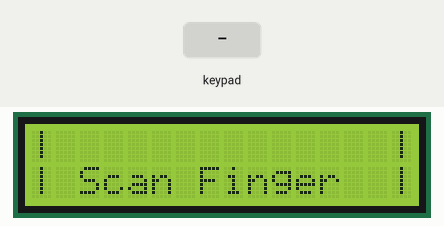
The sketch below on a simulated Arduino Mega 2560, built with avr-gcc and run on an emulated ATmega2560. Parts: 16×2 character LCD. The test bench sets the inputs (shaded band).

Above: at 1.2 s.
1.3 s: keypad keys 2 6 2 4 2 2 # pressed 0.4 s apart
At 4.0 s:
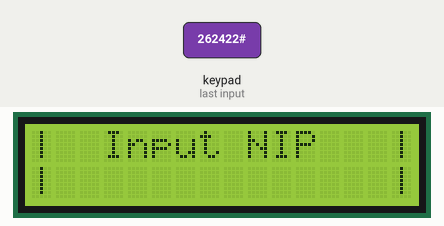
5.6 s: key '*' pressed
At 6.6 s:
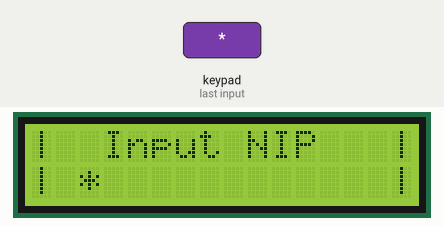
7.1 s: keypad keys 2 6 2 4 2 2 * pressed 0.4 s apart
At 10.5 s:
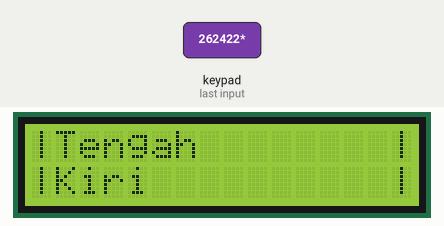
11.4 s: key '6' pressed
At 12.5 s:
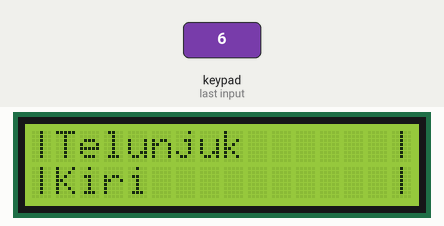
12.9 s: keypad keys 2 6 2 4 2 2 pressed 0.4 s apart
At 13.7 s:
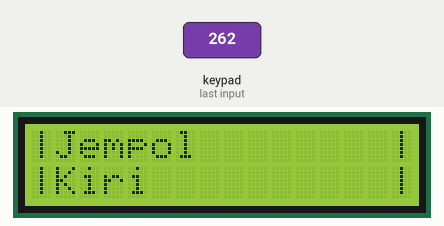
16.8 s: key '4' pressed
At 17.7 s:
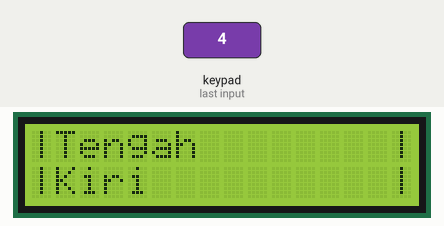
Timing chart, 0 to 19.3 s (numbered marks = the images above; inputs shaded):
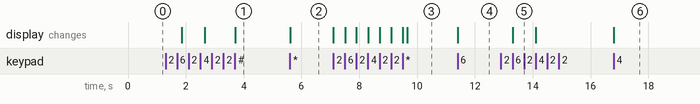

The sketch:

sketch_apr01a.ino
```cpp
/* @file HelloKeypad.pde
|| @version 1.0
|| @author Alexander Brevig
|| @contact alexanderbrevig@gmail.com
||
|| @description
|| | Demonstrates the simplest use of the matrix Keypad library.
|| #
*/
#include <Keypad.h>
#include <LiquidCrystal.h>
#include <Adafruit_Fingerprint.h>
#include <SoftwareSerial.h>

const byte ROWS = 4; //four rows
const byte COLS = 3; //three columns
char keys[ROWS][COLS] = {
  {'1','2','3'},
  {'4','5','6'},
  {'7','8','9'},
  {'*','0','#'}
};
byte rowPins[ROWS] = {34, 32, 30, 28}; //connect to the row pinouts of the keypad
byte colPins[COLS] = {26, 24,22}; //connect to the column pinouts of the keypad

Keypad keypad = Keypad( makeKeymap(keys), rowPins, colPins, ROWS, COLS );
// initialize the library with the numbers of the interface pins
LiquidCrystal lcd(12, 11, 4, 5, 6, 7);

void setup(){
  Serial.begin(9600);
  keypad.addEventListener(keypadEvent); // Add an event listener for this keypad  // set up the LCD's number of columns and rows:
  lcd.begin(16, 2);
  lcd.clear();
}
  int main_menu = 0 ;
  char key;
  int state = 1;
  String nip_input;
void loop(){
  if (key == '4'){
    main_menu--;
  }
  else if (key == '6'){
    main_menu++;
  }
  if(main_menu < 0){
    main_menu = 0;
  }
  else if (main_menu > 1){
    main_menu = 1;
  }
  waitKeypad();
  if (main_menu == 0){
    lcd.clear();
    printMenu(0);
    scanKeypad();
    if (key == '#'){
       printMenu(2);
       waitKeypad();
       inputNIP();
       fingerScanMenu();
    }
  }
  else if (main_menu == 1){
    lcd.clear();
    printMenu(1);
    scanKeypad();
  }
}

void fingerScanMenu(){
  lcd.clear();
  waitKeypad();
  int sub_menu = 0;
  while (key != '*'){
        if (key == '4'){
          sub_menu--;
        }
        else if (key == '6'){
          sub_menu++;
        }
        if(sub_menu < 0){
          sub_menu = 0;
        }
        else if (sub_menu > 5){
          sub_menu = 5;
        }
        printMenu(sub_menu + 4);
        if (key == '#'){

        }
        waitKeypad();
        scanKeypad();
  }

}

void inputNIP(){
  nip_input = "";
  lcd.setCursor(2,1);
  for(int i = 0; i < 8 ; i++){
    scanKeypad();
    lcd.print(key);
    nip_input += key;
    waitKeypad();
  }
}

void scanKeypad(){
   do{
    key = keypad.getKey();
  }
  while( state == 1);
}

void waitKeypad(){
   do{
    key = keypad.getKey();
  }
  while( state == 0);
}


void printMenu(int menu){
  lcd.clear();
  if( menu == 0){
    lcd.setCursor(0, 0);
    lcd.print("|");
    lcd.setCursor(15, 0);
    lcd.print("|");
    lcd.setCursor(0,1);
    lcd.print("| Scan Finger");
    lcd.setCursor(15,1);
    lcd.print("|");
  }
  else if( menu == 1){
    lcd.setCursor(0, 0);
    lcd.print("|");
    lcd.setCursor(15, 0);
    lcd.print("|");
    lcd.setCursor(0,1);
    lcd.print("| Check Finger");
    lcd.setCursor(15,1);
    lcd.print("|");
  }

   else if( menu == 2){
    lcd.setCursor(0, 0);
    lcd.print("|  Input NIP");
    lcd.setCursor(15, 0);
    lcd.print("|");
    lcd.setCursor(0,1);
    lcd.print("|");
    lcd.setCursor(15,1);
    lcd.print("|");
  }

  else if( menu == 3){
    lcd.setCursor(0, 0);
    lcd.print("|  Input NIP");
    lcd.setCursor(15, 0);
    lcd.print("|");
    lcd.setCursor(0,1);
    lcd.print("|");
    lcd.setCursor(15,1);
    lcd.print("|");
  }

  // Menu Finger dari 4 - 9
  else if( menu == 4){
    lcd.setCursor(0, 0);
    lcd.print("|Tengah");
    lcd.setCursor(15, 0);
    lcd.print("|");
    lcd.setCursor(0,1);
    lcd.print("|Kiri");
    lcd.setCursor(15,1);
    lcd.print("|");
  }

  else if( menu == 5){
    lcd.setCursor(0, 0);
    lcd.print("|Telunjuk");
    lcd.setCursor(15, 0);
    lcd.print("|");
    lcd.setCursor(0,1);
    lcd.print("|Kiri");
    lcd.setCursor(15,1);
    lcd.print("|");
  }

  else if( menu == 6){
    lcd.setCursor(0, 0);
    lcd.print("|Jempol");
    lcd.setCursor(15, 0);
    lcd.print("|");
    lcd.setCursor(0,1);
    lcd.print("|Kiri");
    lcd.setCursor(15,1);
    lcd.print("|");
  }

  else if( menu == 7){
    lcd.setCursor(0, 0);
    lcd.print("|Jempol");
    lcd.setCursor(15, 0);
    lcd.print("|");
    lcd.setCursor(0,1);
    lcd.print("|Kanan");
    lcd.setCursor(15,1);
    lcd.print("|");
  }

  else if( menu == 8){
    lcd.setCursor(0, 0);
    lcd.print("|Telunjuk");
    lcd.setCursor(15, 0);
    lcd.print("|");
    lcd.setCursor(0,1);
    lcd.print("|Kanan");
    lcd.setCursor(15,1);
    lcd.print("|");
  }

  else if( menu == 9){
    lcd.setCursor(0, 0);
    lcd.print("|Tengah");
    lcd.setCursor(15, 0);
    lcd.print("|");
    lcd.setCursor(0,1);
    lcd.print("|Kanan");
    lcd.setCursor(15,1);
    lcd.print("|");
  }

}

// Taking care of some special events.
void keypadEvent(KeypadEvent key){
    switch (keypad.getState()){
    case PRESSED:
        state = 0;
        break;

    case RELEASED:
        state = 1;
        break;

    case HOLD:
        state = 2;
        break;
    }
}

uint8_t readnumber(void) {
  uint8_t num = 0;
  boolean validnum = false;
  while (1) {
    while (! Serial.available());
    char c = Serial.read();
    if (isdigit(c)) {
       num *= 10;
       num += c - '0';
       validnum = true;
    } else if (validnum) {
      return num;
    }
  }
}
```

Measured:
- after the input at 1.3 s, the display: first changes after 0.57 s (image 1 shows a later state)
- after the input at 5.6 s, the display: changes at once (image 2)
- after the input at 7.1 s, the display: first changes at once (image 3 shows a later state)
- after the input at 11.4 s, the display: changes at once (image 4)
- after the input at 12.9 s, the display: changes after 0.41 s (image 5)
- after the input at 16.8 s, the display: changes at once (image 6)
